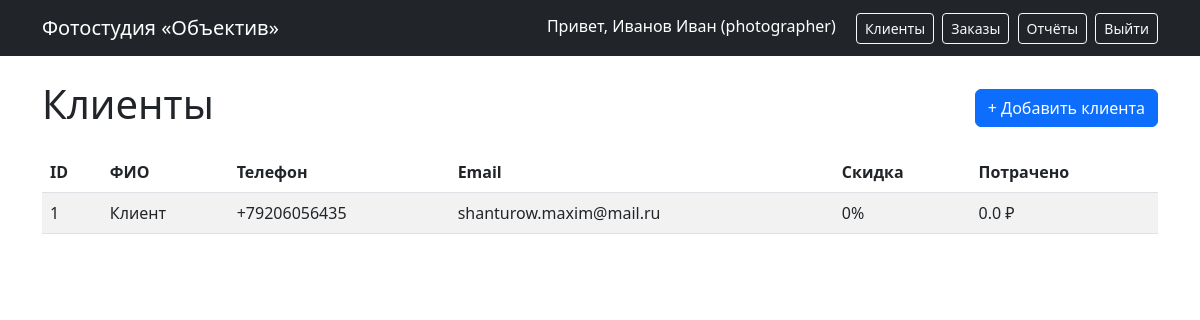
Screenshot of /clients (signed in) with the database file from the repository.
### infrastructure/models.py (models this page shows)
class UserModel(Base):
    __tablename__ = 'users'
    id = Column(Integer, primary_key=True)
    login = Column(String(50), unique=True, nullable=False)
    password_hash = Column(String(200), nullable=False)
    role = Column(String(30), nullable=False)
    full_name = Column(String(100), nullable=False)
    phone = Column(String(20), nullable=False)
    email = Column(String(100), nullable=False)
    created_at = Column(DateTime, default=datetime.now)

class ClientModel(Base):
    __tablename__ = 'clients'
    id = Column(Integer, primary_key=True)
    full_name = Column(String(100), nullable=False)
    phone = Column(String(20), unique=True, nullable=False)
    email = Column(String(100), nullable=False)
    birthday = Column(String(10))
    discount_percent = Column(Integer, default=0)
    total_spent = Column(Float, default=0.0)
    created_at = Column(DateTime, default=datetime.now)

### app.py (the view)
        def wrapped(*args, **kwargs):
            user = get_current_user()
            if not user:
                return redirect(url_for('login_page'))
            if role and user.role != role:
                return "Access denied", 403
            return f(*args, **kwargs)

### app.py (called while the page is built)
def get_current_user():
    user_id = session.get('user_id')
    if user_id:
        with db.get_session() as sess:
            repo = SQLAlchemyUserRepository(sess)
            return repo.get_by_id(user_id)
    return None

def login_required(role=None):
    def decorator(f):
        def wrapped(*args, **kwargs):
            user = get_current_user()
            if not user:
                return redirect(url_for('login_page'))
            if role and user.role != role:
                return "Access denied", 403
            return f(*args, **kwargs)
        wrapped.__name__ = f.__name__
        return wrapped
    return decorator

@app.route('/clients')
@login_required()
def clients_list():
    user = get_current_user()
    with db.get_session() as sess:
        repo = SQLAlchemyClientRepository(sess)
        clients = repo.get_all()
    return render_template('clients.html', user=user, clients=clients)

### infrastructure/database.py (called while the page is built)
    def get_session(self):
        return self.SessionLocal()

### infrastructure/repositories.py (called while the page is built)
    def _to_entity(self, model) -> User:
        return User(
            id=model.id,
            login=model.login,
            password_hash=model.password_hash,
            role=UserRole(model.role),
            full_name=model.full_name,
            phone=model.phone,
            email=model.email,
            created_at=model.created_at
        )

    def get_by_id(self, user_id: int) -> Optional[User]:
        model = self.session.query(UserModel).filter(UserModel.id == user_id).first()
        return self._to_entity(model) if model else None

    def _to_entity(self, model) -> Client:
        return Client(
            id=model.id,
            full_name=model.full_name,
            phone=model.phone,
            email=model.email,
            birthday=model.birthday,
            discount_percent=model.discount_percent,
            total_spent=model.total_spent,
            created_at=model.created_at
        )

    def get_all(self) -> List[Client]:
        models = self.session.query(ClientModel).all()
        return [self._to_entity(m) for m in models]

### templates/clients.html
{% extends "base.html" %}
{% block content %}
<div class="d-flex justify-content-between align-items-center mb-3">
    <h1>Клиенты</h1>
    <a href="{{ url_for('client_create') }}" class="btn btn-primary">+ Добавить клиента</a>
</div>
<table class="table table-striped">
    <thead>
        <tr><th>ID</th><th>ФИО</th><th>Телефон</th><th>Email</th><th>Скидка</th><th>Потрачено</th></tr>
    </thead>
    <tbody>
        {% for client in clients %}
        <tr>
            <td>{{ client.id }}</td>
            <td>{{ client.full_name }}</td>
            <td>{{ client.phone }}</td>
            <td>{{ client.email }}</td>
            <td>{{ client.discount_percent }}%</td>
            <td>{{ client.total_spent }} ₽</td>
        </tr>
        {% endfor %}
    </tbody>
</table>
{% endblock %}

### templates/base.html (shortened to what this page needs)
<!DOCTYPE html>
<html lang="ru">
<head>
    <link href="https://cdn.jsdelivr.net/npm/bootstrap@5.3.0/dist/css/bootstrap.min.css" rel="stylesheet">
</head>
<body>
    <nav class="navbar navbar-dark bg-dark">
        <div class="container">
            <a class="navbar-brand" href="{{ url_for('dashboard') }}">Фотостудия «Объектив»</a>
            <div>
                {% if user %}
                <span class="text-white me-3">Привет, {{ user.full_name }} ({{ user.role.value }})</span>
                <a href="{{ url_for('clients_list') }}" class="btn btn-outline-light btn-sm me-1">Клиенты</a>
                <a href="{{ url_for('orders_list') }}" class="btn btn-outline-light btn-sm me-1">Заказы</a>
                <a href="{{ url_for('reports') }}" class="btn btn-outline-light btn-sm me-1">Отчёты</a>
                <a href="{{ url_for('logout') }}" class="btn btn-outline-light btn-sm">Выйти</a>
                {% endif %}
            </div>
        </div>
    </nav>
    <div class="container mt-4">
        {% block content %}{% endblock %}
    </div>
</body>
</html>

### rows the page displays
UserModel: full_name "Иванов Иван"
ClientModel: id "1", full_name "Клиент", phone "+79206056435", email "shanturow.maxim@mail.ru", discount_percent "0", total_spent "0.0"

### other values shown
{{ user.role.value }} "photographer"
